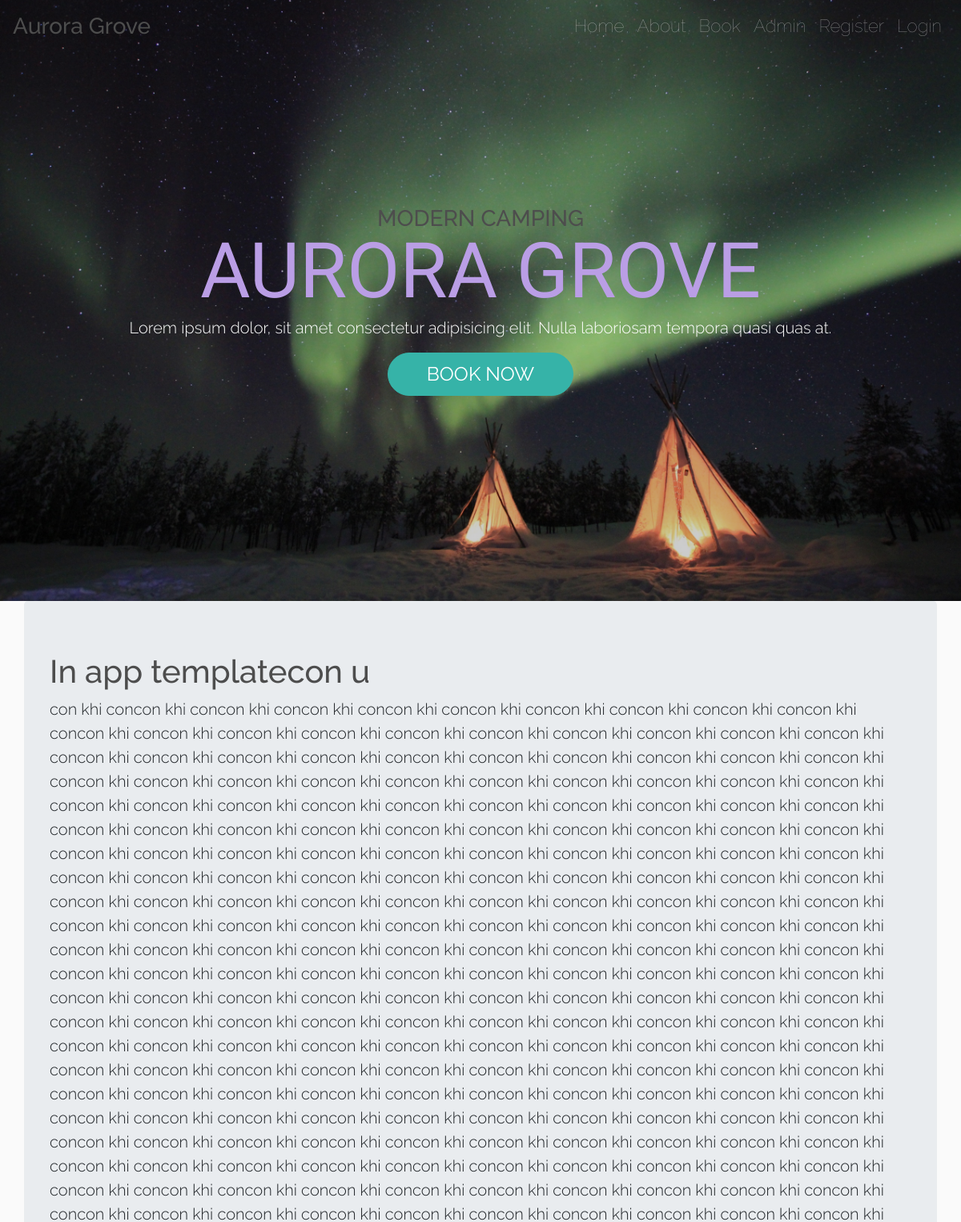
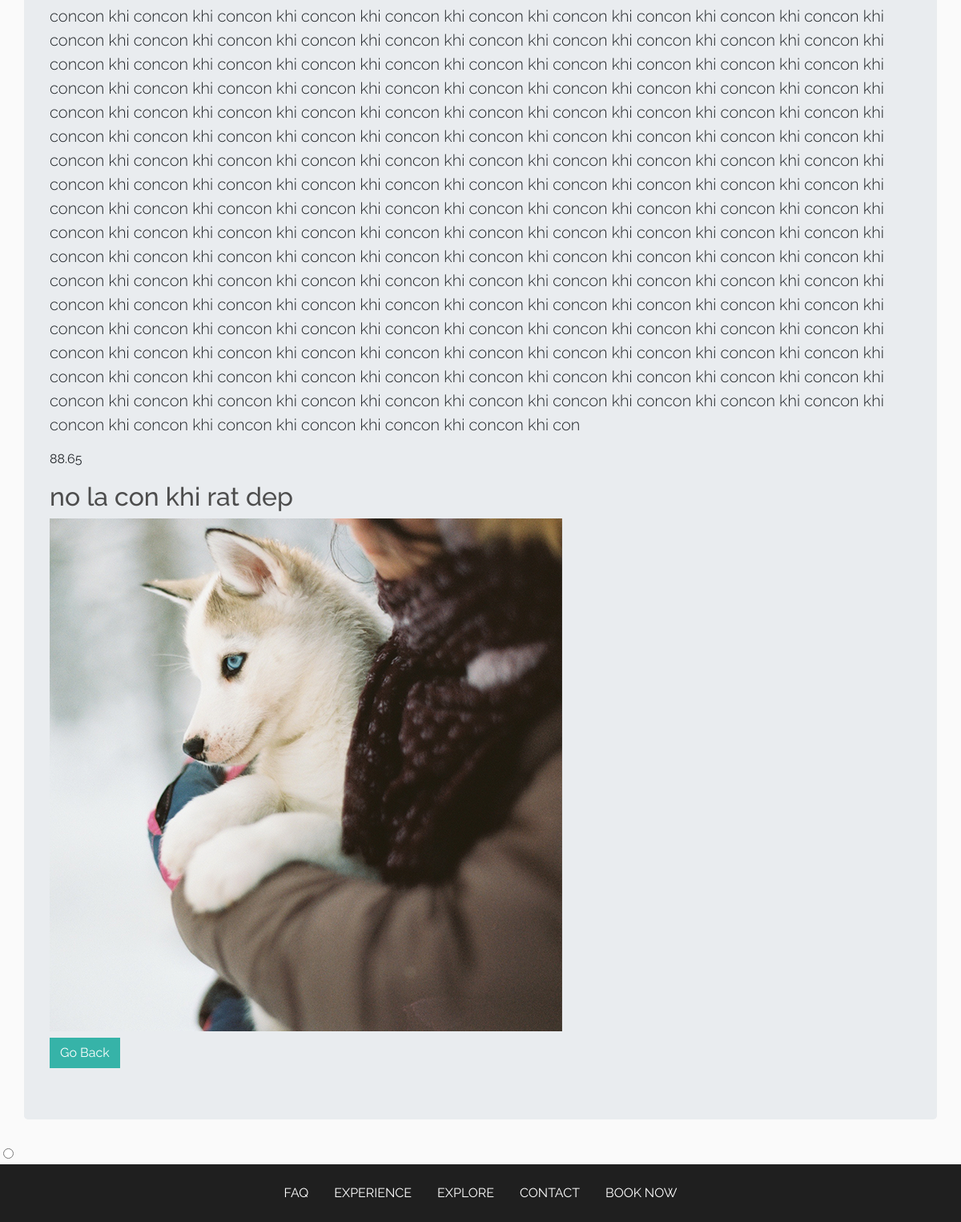
Page /products/7/ on the committed database (2 pictures, top to bottom).
### product_app/models.py (models this page shows, shortened)
class product(models.Model):
    title       = models.CharField(max_length=128)
    description  = models.TextField(blank=True, null=True)
    price       = models.DecimalField(decimal_places=2,max_digits=1000)
    sumary      = models.TextField()
    featured    = models.BooleanField()
    image       =models.ImageField(upload_to='static/images',default = 'media/static/images/dogs.png')

### product_app/views.py (the view)
# urls.py: path('<int:my_id>/',views.product_detail_view,name='product-detail'),
def product_detail_view(request,my_id):
    obj= product.objects.get(id=my_id)
    obj=get_object_or_404(product,id=my_id)
    context={
        'o':obj
    }
    return render(request,"products/product_detail.html",context)

### product_app/templates/products/product_detail.html (shortened to what this page needs)
{%extends 'base_html.html'%}
{%block content%}
<div class="container jumbotron bg-sucess">
    <h1>In app template{{ o.title }}</h1>
<p class="lead">{%if o.description != None and o.description != '' %}{{ o.description }} {%else%}Description is coming soon!{%endif%}<p>
<p>{{o.price}}</p>
<h2 >{{o.sumary}}</h2>
<h1><img src="{{o.image.url}}" alt="no image"></h1>
<a href="../" class="btn btn-primary">Go Back</a>
</div>
<input type="radio" name="" value="{{featured}}">
{%endblock%}

### templates/base_html.html (shortened to what this page needs)
<!DOCTYPE html>
{% load static %}
<html lang="en">
<head>
    <link href="{% static 'css/app.css' %}" rel="stylesheet">
    <link href="{% static 'css/main.css' %}" rel="stylesheet">
    <link rel="stylesheet" href="https://use.fontawesome.com/releases/v5.0.13/css/all.css">
</head>
<body>
   {%include 'navbar.html'%}
    <section id="showcase" class="d-flex justify-content-center align-items-center">
        <div id="overlay"></div>
        <div id="header" class=" container text-white text-center">
            <h3 class="display-5 mb-0">MODERN CAMPING</h3>
            <h1 class="display-1">{{insert_me}}AURORA GROVE</h1>
            <p class="lead d-none d-md-block">Lorem ipsum dolor, sit amet consectetur adipisicing elit. Nulla laboriosam tempora quasi quas at.</p>
            <button id="book_now" class="btn btn-lg btn-primary px-5" data-toggle="modal" data-target="#bookingModal">BOOK NOW</button>
        </div>
    </section>
    {% block content%}
     {% endblock %}
     <section id="footer" class="p-3 bg-secondary">
        <ul class=" nav text-center justify-content-center flex-column flex-sm-row ">
            <li class="nav-item">
                <a href="" class="nav-link text-white ">FAQ</a>
            </li>
            <li class="nav-item">
                 <a href="" class="nav-link text-white">EXPERIENCE</a>
             </li>
             <li class="nav-item">
                 <a href="" class="nav-link text-white">EXPLORE</a>
             </li>
             <li class="nav-item">
                 <a href="" class="nav-link text-white">CONTACT</a>
             </li>
             <li class="nav-item">
                 <a href="" class="nav-link text-white" data-toggle="modal" data-target="#bookingModal">BOOK NOW</a>
             </li>
        </ul>
    </section>
</body>
</html>

### templates/navbar.html (shortened to what this page needs)
<nav class="navbar navbar-expand-md navbar-dark ">
    <a href="" class="navbar-brand">
        <h3 class="mb-0">Aurora Grove</h3>
    </a>
    <div class="collapse navbar-collapse " id="menuNavigation">
        <ul class="navbar-nav ml-auto">
            {% if user.is_authenticated %}
            <li class="nav-item"><a class='nav-link' href="{%url 'cart' %}">Cart</a></li>
            <li class="nav-item"><a class='nav-link' href="{%url 'product-list' %}">Product</a></li>
            <li class="nav-item"><a class='nav-link' href="{%url 'checkout' %}">Checkout</a></li>
            <li class="nav-item"><a class='nav-link' href="{%url 'logout' %}">Logout</a></li>
            {%else%}
            <li class="nav-item">
                <a href="{%url 'index' %}" class="nav-link">Home</a>
            </li>
            <li class="nav-item">
                <a href="about" class="nav-link">About</a>
            </li>
            <li class="nav-item">
                <a href="" class="nav-link" data-toggle="modal" data-target="#bookingModal">Book</a>
            </li>
            <li class="nav-item">
                <a href="{% url 'admin:index' %}" class="nav-link"  >Admin</a>
            </li>
            <li class="nav-item">
                <a href="{%url 'registration'%}" class="nav-link"  >Register</a>
            </li>
            <li class="nav-item"><a class="nav-link" href="{%url 'user_login'%}">Login</a></li>
            {% endif %}
        </ul>
    </div>
</nav>

### static/css/main.css (style rules this page uses)
body { background-color: hsl(0, 0%, 98%); }
h1,h2,h3,h4,h5,h6 { color:hsl(0, 0%, 30%); }
.btn { border-radius: 0; }

### rows in the picture
product: title "con u", description "con khi concon khi concon khi concon khi concon khi concon khi concon khi concon khi concon khi concon khi concon khi concon khi concon khi concon khi concon khi concon khi concon khi concon khi concon khi concon khi concon khi concon khi concon khi concon khi concon khi concon khi concon khi concon khi concon khi concon khi concon khi concon khi concon khi concon khi concon khi concon khi concon khi concon khi concon khi concon khi concon khi concon khi concon khi concon khi concon khi concon khi concon khi concon khi concon khi concon khi concon khi concon khi concon khi concon khi concon khi concon khi concon khi concon khi concon khi concon khi concon khi concon khi concon khi concon…", price "88.65", sumary "no la con khi rat dep", image (picture)
